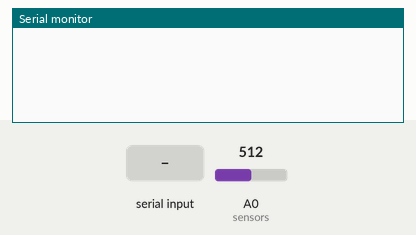
Simulated run of this sketch. Board: Arduino Uno, built with avr-gcc and run on an emulated ATmega328P. Parts: the last lines printed to the serial monitor. The test bench sets the inputs (shaded band); at power-on: A0 (sensors) = 512.

Above: at 1.2 s.
1.3 s: "g" received over Serial
4.2 s: A0 (sensors) set to 716
At 4.8 s:
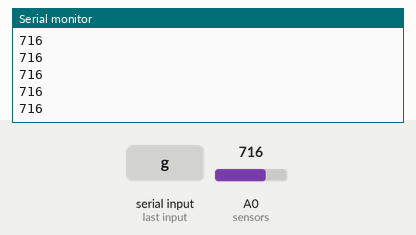
5.7 s: A0 (sensors) set to 900
At 6.4 s:
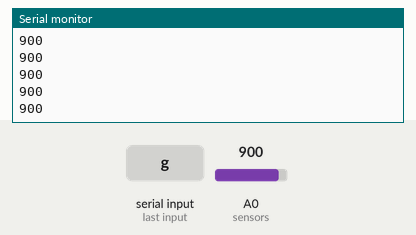
Timing chart, 0 to 8.7 s (numbered marks = the images above; inputs shaded):
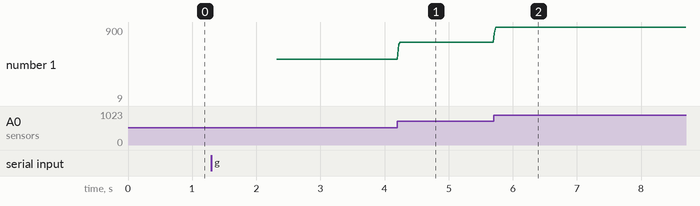

Measured:
- after the input at 4.2 s, the serial monitor: prints a new line at once (image 1)
- after the input at 5.7 s, the serial monitor: prints a new line at once (image 2)
- plotted number 1: 512 → 716 after the input at 4.2 s, 716 → 9 after the input at 5.7 s

The sketch:

arduino_ecg_utility.ino
```cpp
/*
  arduino_ecg_utility.ino

  This file is the code the arduino uses in production
  Data is read in based on users muscle movements. The number of data points
  read in at a time is based on the frequency set. The data is then averaged
  and sent back to the electron app.

  This file also listens for two basic character commands.
  'g' => short for "go" this command allows allows the arduino to start processing
         users muscle movements.
  'p' => short for "pause" this command prevents the arduino from processing users
         muscles movements.
*/

#define BAUD 9600
#define MAX 1024 // the largest number the arduino should be able to read
int frequency = 10; // the number of data points read in per loop
bool allow_data = false; // flag that allows data flow to happen

void setup()
{
  Serial.begin(BAUD);
}

// this loop is constantly call automatically (called for the first time after setup)
void loop()
{
  // this if statement is only needed when not using the arduino
  if (Serial.available())
  {
    serialEvent();
  }

  if (allow_data) // true when the 'g' command has been called and data flow is active
  {
    int final_reading = 0; // initializes the final reading to 0

    for (int i = 0; i < frequency; i++) // loops based on the number set for frequency
    {
      final_reading += analogRead(A0); // analongRead(A0) gets the data from the arduino's sensors
      delay(2); // a delay is added to ensure different data is read in
    }

    // this constrain function ensures that the number in the first parameter is between the
    // second and third function parameters. If it is not, final_reading's value is automatically
    // set to either 0 or MAX depending on which bounds flag it broke
    final_reading = constrain(final_reading / frequency, 0, MAX); // an average value is taken and constained

    Serial.println(final_reading); // the final_reading value is sent to the electron app
  }
}

// this function is automatically called when using the arduino or manually called when
// Serial.available() is true
void serialEvent()
{
  String raw_input = Serial.readString(); // reads the data send from the electron app to a string

  switch (raw_input[0]) // this switch case takes into account the first character of the raw_input string
  {
    case 'g': allow_data = true; break; // allows data flow
    case 'p': allow_data = false; break; // stops data flow
    default: break; // default case for erroneous data input
  }
}
```
